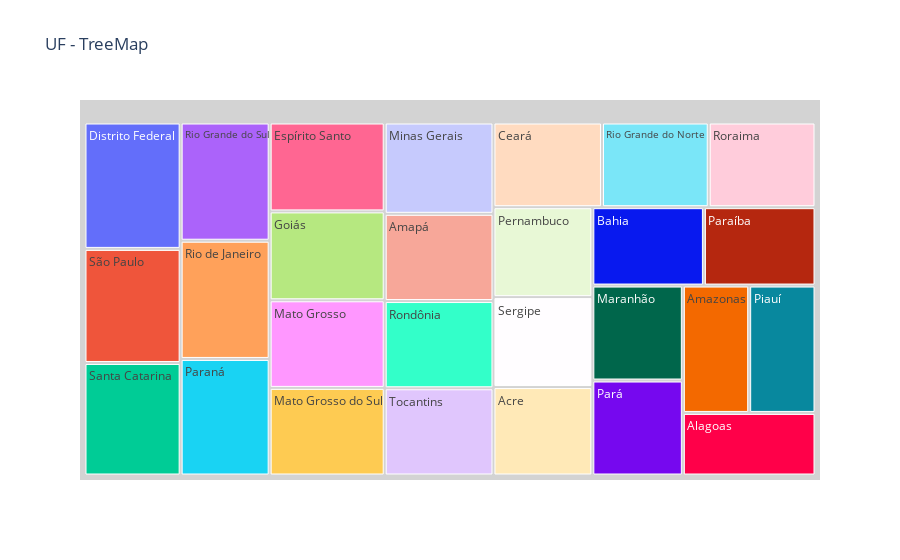

Source (notebook cell):
### Code cell
# Usando o Plotly - TreeMap
fig = px.treemap(df_idhm_estado, path=['UF'], values='idhm', title='UF - TreeMap')

# Para exibir o treemap
fig.update_traces(root_color='lightgrey')

fig.show()

### Figure 1 — Plotly figure (JSON) as saved in the notebook; plotly's stock layout.template omitted (floating-point values rounded to 4 significant figures)
{"data": [{"branchvalues": "total", "domain": {"x": [0, 1], "y": [0, 1]}, "hovertemplate": "labels=%{label}<br>idhm=%{value}<br>parent=%{parent}<br>id=%{id}<extra></extra>", "ids": ["Acre", "Alagoas", "Amapá", "Amazonas", "Bahia", "Ceará", "Distrito Federal", "Espírito Santo", "Goiás", "Maranhão", "Mato Grosso", "Mato Grosso do Sul", "Minas Gerais", "Paraná", "Paraíba", "Pará", "Pernambuco", "Piauí", "Rio Grande do Norte", "Rio Grande do Sul", "Rio de Janeiro", "Rondônia", "Roraima", "Santa Catarina", "Sergipe", "São Paulo", "Tocantins"], "labels": ["Acre", "Alagoas", "Amapá", "Amazonas", "Bahia", "Ceará", "Distrito Federal", "Espírito Santo", "Goiás", "Maranhão", "Mato Grosso", "Mato Grosso do Sul", "Minas Gerais", "Paraná", "Paraíba", "Pará", "Pernambuco", "Piauí", "Rio Grande do Norte", "Rio Grande do Sul", "Rio de Janeiro", "Rondônia", "Roraima", "Santa Catarina", "Sergipe", "São Paulo", "Tocantins"], "name": "", "parents": ["", "", "", "", "", "", "", "", "", "", "", "", "", "", "", "", "", "", "", "", "", "", "", "", "", "", ""], "root": {"color": "lightgrey"}, "type": "treemap", "values": [0.59, 0.56, 0.64, 0.57, 0.59, 0.62, 0.82, 0.69, 0.69, 0.58, 0.68, 0.68, 0.67, 0.7, 0.59, 0.58, 0.6, 0.57, 0.61, 0.71, 0.71, 0.64, 0.61, 0.73, 0.6, 0.74, 0.64]}], "layout": {"legend": {"tracegroupgap": 0}, "title": {"text": "UF - TreeMap"}}}
